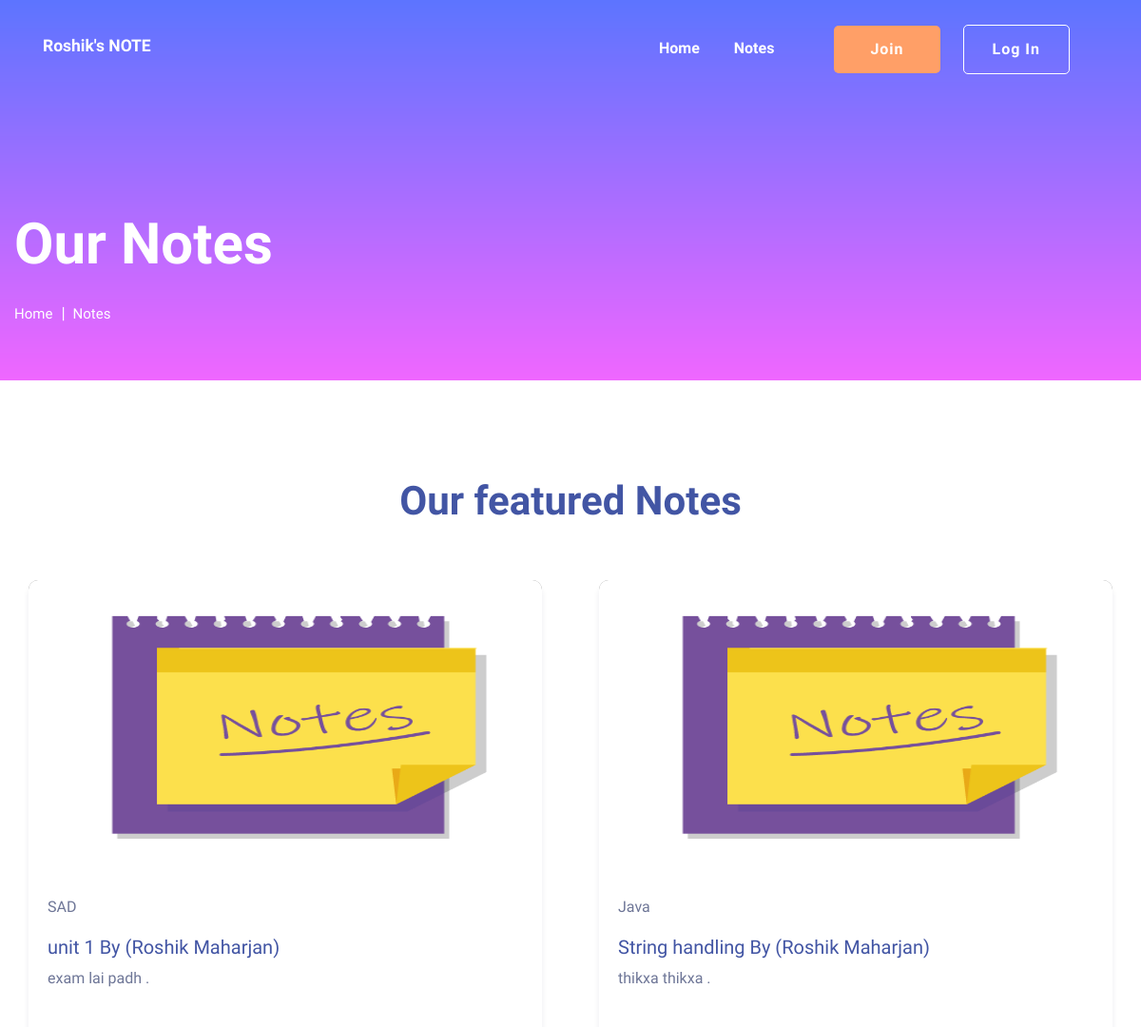
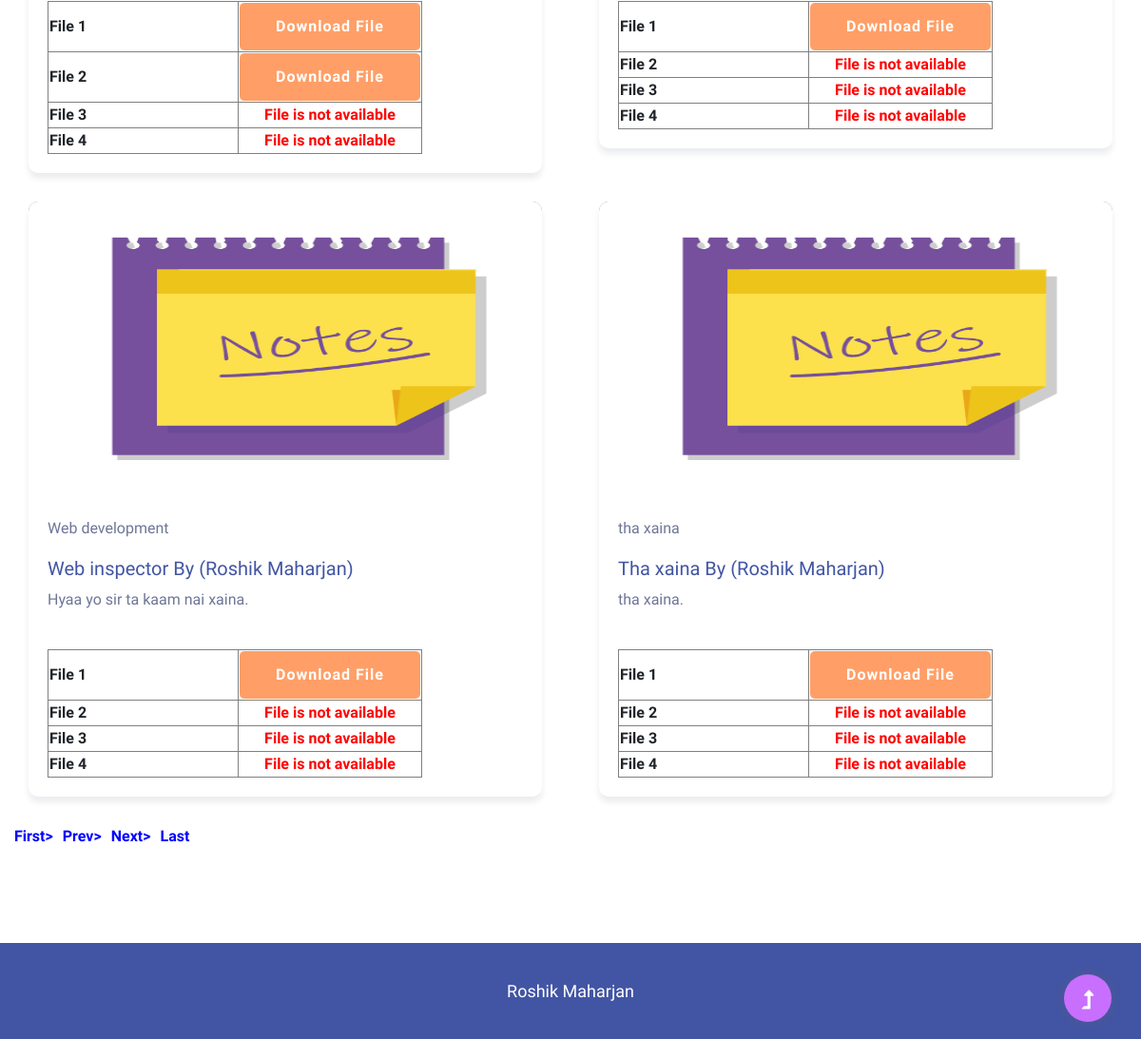
The app's page /onss/notes.php with its own data (2 pictures, top to bottom).
### tables this page shows
CREATE TABLE `tblnotes` (
  `ID` int(5) NOT NULL,
  `UserID` int(5) DEFAULT NULL,
  `Subject` varchar(250) DEFAULT NULL,
  `NotesTitle` varchar(250) DEFAULT NULL,
  `NotesDecription` longtext DEFAULT NULL,
  `File1` varchar(250) DEFAULT NULL,
  `File2` varchar(250) DEFAULT NULL,
  `File3` varchar(255) DEFAULT NULL,
  `File4` varchar(250) DEFAULT NULL,
  `CreationDate` timestamp NULL DEFAULT current_timestamp(),
  `UpdationDate` timestamp NULL DEFAULT NULL ON UPDATE current_timestamp()
);

CREATE TABLE `tbluser` (
  `ID` int(5) NOT NULL,
  `FullName` varchar(250) DEFAULT NULL,
  `MobileNumber` bigint(10) DEFAULT NULL,
  `Email` varchar(250) DEFAULT NULL,
  `Password` varchar(250) DEFAULT NULL,
  `RegDate` timestamp NULL DEFAULT current_timestamp()
);

### onss/notes.php (the view, shortened to what this page needs)
<?php
include('user/includes/dbconnection.php');
?>
<!doctype html>
<html class="no-js" lang="zxx">
<head>
    <link rel="stylesheet" href="assets/css/bootstrap.min.css">
    <link rel="stylesheet" href="assets/css/owl.carousel.min.css">
    <link rel="stylesheet" href="assets/css/slicknav.css">
    <link rel="stylesheet" href="assets/css/flaticon.css">
    <link rel="stylesheet" href="assets/css/progressbar_barfiller.css">
    <link rel="stylesheet" href="assets/css/gijgo.css">
    <link rel="stylesheet" href="assets/css/animate.min.css">
    <link rel="stylesheet" href="assets/css/animated-headline.css">
    <link rel="stylesheet" href="assets/css/magnific-popup.css">
    <link rel="stylesheet" href="assets/css/fontawesome-all.min.css">
    <link rel="stylesheet" href="assets/css/themify-icons.css">
    <link rel="stylesheet" href="assets/css/slick.css">
    <link rel="stylesheet" href="assets/css/nice-select.css">
    <link rel="stylesheet" href="assets/css/style.css">
</head>
<body>
 <?php include_once('includes/header.php');?>
    <main>
        <section class="slider-area slider-area2">
            <div class="slider-active">
                <div class="single-slider slider-height2">
                    <div class="container">
                        <div class="row">
                            <div class="col-xl-8 col-lg-11 col-md-12">
                                <div class="hero__caption hero__caption2">
                                    <h1 data-animation="bounceIn" data-delay="0.2s">Our Notes</h1>
                                    <nav aria-label="breadcrumb">
                                        <ol class="breadcrumb">
                                            <li class="breadcrumb-item"><a href="index.php">Home</a></li>
                                            <li class="breadcrumb-item"><a href="notes.php">Notes</a></li>
                                        </ol>
                                    </nav>
                                </div>
                            </div>
                        </div>
                    </div>
                </div>
            </div>
        </section>
        <div class="courses-area section-padding40 fix">
            <div class="container">
                <div class="row justify-content-center">
                    <div class="col-xl-7 col-lg-8">
                        <div class="section-tittle text-center mb-55">
                            <h2>Our featured Notes</h2>
                        </div>
                    </div>
                </div>
                <div class="row">
              <?php
                      if (isset($_GET['pageno'])) {
            $pageno = $_GET['pageno'];
        } else {
            $pageno = 1;
        }
        $no_of_records_per_page =10;
        $offset = ($pageno-1) * $no_of_records_per_page;
       $ret = "SELECT ID FROM tblnotes";
$query1 = $dbh -> prepare($ret);
$query1->execute();
$total_rows=$query1->rowCount();
$total_pages = ceil($total_rows / $no_of_records_per_page);
$sql="SELECT tblnotes.*,tbluser.* from tblnotes join tbluser on tblnotes.UserID=tbluser.ID LIMIT $offset, $no_of_records_per_page";
$query = $dbh -> prepare($sql);
$query->execute();
$results=$query->fetchAll(PDO::FETCH_OBJ);
$cnt=1;
if($query->rowCount() > 0)
{
foreach($results as $row)
{               ?>
                    <div class="col-lg-6">
                        <div class="properties properties2 mb-30">
                            <div class="properties__card">
                                <div class="properties__img overlay1">
                                    <a href="#"><img src="assets/img/featured2.png" width="300" height="300" alt=""></a>
                                </div>
                                <div class="properties__caption">
                                    <p><?php  echo htmlentities($row->Subject);?></p>
                                    <h3><?php  echo htmlentities($row->NotesTitle);?> By (<?php  echo htmlentities($row->FullName);?>)</h3>
                                    <p><?php  echo htmlentities($row->NotesDecription);?>.
                                    </p>
                                    <p><table border="1"><tr>
  <th width="200"><strong>File 1</strong></th>
  <td col
  an="3" style="text-align: center;"><a href="user/folder1/<?php echo $row->File1;?>" width="100" height="100" target="_blank" class="btn bnt-primary">Download File</a></td>
  </tr>
  <?php if($row->File2==""){ ?>
    <tr>
  <th width="200"><strong>File 2</strong></th>
  <td colspan="3" style="text-align: center;"><strong style="color: red">File is not available</strong></td>
  </tr><?php } else{?>
  <tr>
  <th width="200"><strong>File 2</strong></th>
  <td colspan="3" style="text-align: center;"><a href="user/folder2/<?php echo $row->File2;?>" width="100" height="100" target="_blank" class="btn bnt-primary">Download File</a></td>
  </tr> <?php } ?>
  <?php if($row->File3==""){ ?>
    <tr>
  <th width="200"><strong>File 3</strong></th>
  <td colspan="3" style="text-align: center;"><strong style="color: red">File is not available</strong></td>
  </tr><?php } else{?>
  <tr>
  <th width="200"><strong>File 3</strong></th>
  <td colspan="3" style="text-align: center;"><a href="user/folder3/<?php echo $row->File3;?>" width="100" height="100" target="_blank" class="btn bnt-primary">Download File</a></td>
  </tr><?php } ?>
  <?php if($row->File4==""){ ?>
    <tr>
  <th width="200"><strong>File 4</strong></th>
  <td colspan="3" style="text-align: center;"><strong style="color: red">File is not available</strong></td>
  </tr><?php } else{?>
  <tr>
  <th width="200"><strong>File 4</strong></th>
  <td colspan="3" style="text-align: center;"><a href="user/folder4/<?php echo $row->File4;?>" width="100" height="100" target="_blank" class="btn bnt-primary">Download File</a></td>
  </tr><?php } ?></p></table>
                                </div>
                            </div>
                        </div>
                    </div>
                   <?php $cnt=$cnt+1;}} ?>
                </div>
              <div align="left">
    <ul class="pagination" >
        <li><a href="?pageno=1"><strong style="color:blue">First></strong></a></li>
        <li class="<?php if($pageno <= 1){ echo 'disabled'; } ?>">
            <a href="<?php if($pageno <= 1){ echo '#'; } else { echo "?pageno=".($pageno - 1); } ?>"><strong style="padding-left: 10px;color: blue;">Prev></strong></a>
        </li>
        <li class="<?php if($pageno >= $total_pages){ echo 'disabled'; } ?>">
            <a href="<?php if($pageno >= $total_pages){ echo '#'; } else { echo "?pageno=".($pageno + 1); } ?>"><strong style="padding-left: 10px;color: blue;">Next></strong></a>
        </li>
        <li><a href="?pageno=<?php echo $total_pages; ?>"><strong style="padding-left: 10px;color: blue;">Last</strong></a></li>
    </ul>
</div>
            </div>
        </div>
    </main>
   <?php include_once('includes/footer.php');?>
</body>
</html>

### onss/includes/header.php (shortened to what this page needs)
<header>
    <div class="header-area header-transparent">
        <div class="main-header ">
            <div class="header-bottom  header-sticky">
                <div class="container-fluid">
                    <div class="row align-items-center">
                        <div class="col-xl-2 col-lg-2">
                            <div class="logo">
                                <a href="index.php"><h3 style="color: white;font-weight: bold;">Roshik's NOTE</h3></a>
                            </div>
                        </div>
                        <div class="col-xl-10 col-lg-10">
                            <div class="menu-wrapper d-flex align-items-center justify-content-end">
                                <div class="main-menu d-none d-lg-block">
                                    <nav>
                                        <ul id="navigation">
                                            <li class="active" ><a href="index.php">Home</a></li>
                                            <li><a href="notes.php">Notes</a></li>
                                            <li class="button-header margin-left "><a href="user/signup.php" class="btn">Join</a></li>
                                            <li class="button-header"><a href="user/signin.php" class="btn btn3">Log in</a></li>
                                        </ul>
                                    </nav>
                                </div>
                            </div>
                        </div>
                        <div class="col-12">
                        </div>
                    </div>
                </div>
            </div>
        </div>
    </div>
</header>

### onss/includes/footer.php
<footer>
     <div class="footer-wrappper footer-bg">
        <div class="footer-bottom-area">
            <div class="container">
                <div class="footer-border">
                    <div class="row d-flex align-items-center">
                        <div class="col-xl-12 ">
                            <div class="footer-copy-right text-center">
                                <p>Roshik Maharjan </p>
                              </div>
                          </div>
                      </div>
                  </div>
              </div>
          </div>
      </div>
  </footer>
  <div id="back-top" >
    <a title="Go to Top" href="#"> <i class="fas fa-level-up-alt"></i></a>
</div>

### records on screen
tblnotes: Subject "SAD", NotesTitle "unit 1", UserID.FullName "Roshik Maharjan", NotesDecription "exam lai padh", File3 "File 3", File4 "File 4"
tblnotes: Subject "Java", NotesTitle "String handling", UserID.FullName "Roshik Maharjan", NotesDecription "thikxa thikxa", File2 "File 2", File3 "File 3", File4 "File 4"
tblnotes: Subject "Web development", NotesTitle "Web inspector", UserID.FullName "Roshik Maharjan", NotesDecription "Hyaa yo sir ta kaam nai xaina", File2 "File 2", File3 "File 3", File4 "File 4"
tblnotes: Subject "tha xaina", NotesTitle "Tha xaina", UserID.FullName "Roshik Maharjan", NotesDecription "tha xaina", File2 "File 2", File3 "File 3", File4 "File 4"
